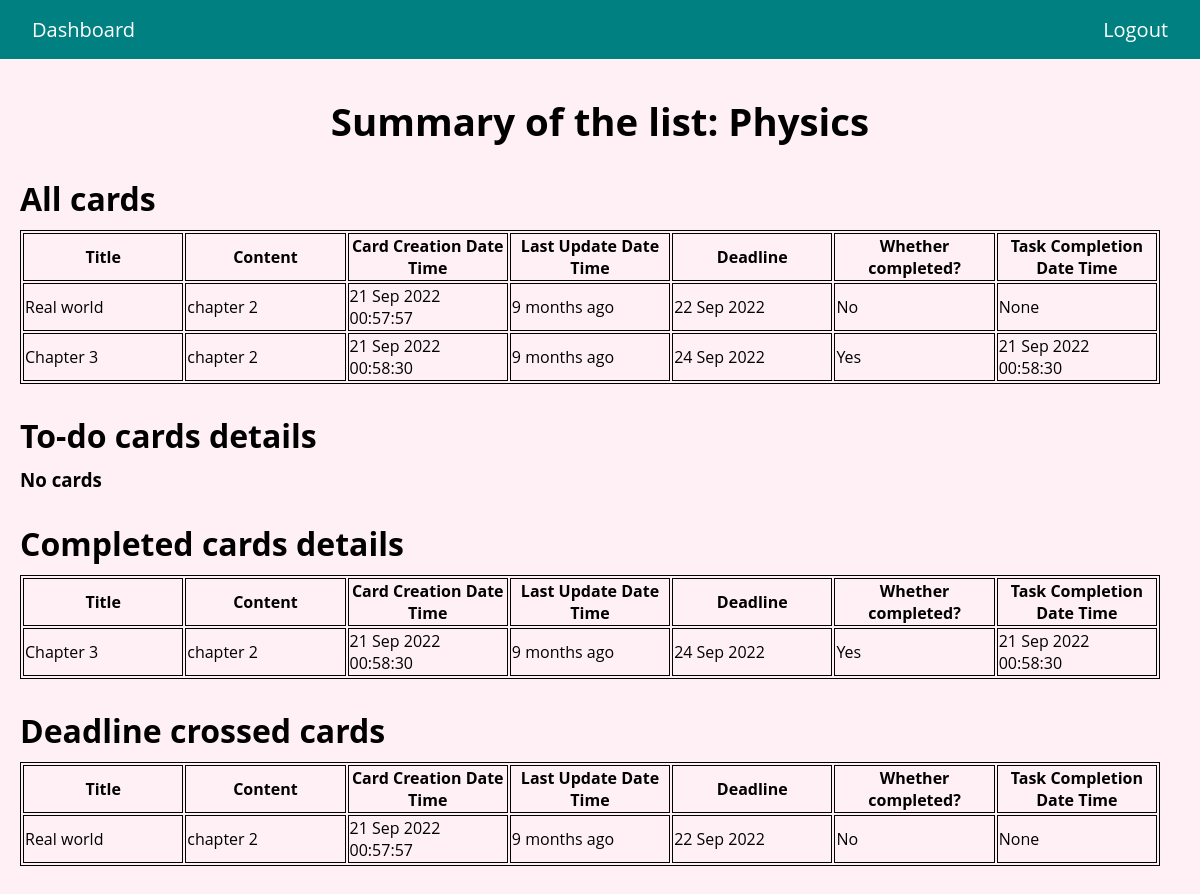
Screenshot of /cards/4 (signed in) with the database file from the repository.
### app.py (models this page shows)
class List(db.Model):
    list_id = db.Column(db.Integer(), primary_key = True)
    list_name = db.Column(db.Integer(), nullable = False)
    user_id = db.Column(db.Integer(), db.ForeignKey('user.user_id'),nullable = False)
    cards = db.relationship('Card', backref ='list', cascade ="all, delete")

class Card(db.Model):
    card_id = db.Column(db.Integer(), primary_key = True)
    title = db.Column(db.Text(), nullable = False)
    content = db.Column(db.Text(), nullable = False)
    creation_date = db.Column(db.DateTime(), nullable=False)
    last_update = db.Column(db.DateTime(), nullable=False)
    completion_date = db.Column(db.Date(), nullable = False)
    flag = db.Column(db.Boolean(), nullable= True)
    task_completed = db.Column(db.DateTime())
    list_belongs_to = db.Column(db.Integer(), db.ForeignKey('list.list_id'), nullable= False)

### app.py (the view)
@app.route('/cards/<int:list_id>', methods=['GET','POST'])
@login_required
def card_dashboard(list_id):
    cards = Card.query.filter_by(list_belongs_to = list_id).all()
    list = List.query.get(list_id)
    to_do = []
    pending = []
    complete = []
    if cards != []:
        for i in cards:
            if i.completion_date >= date.today() and i.flag == False:
                to_do.append(i)
            elif i.completion_date <= date.today() and i.flag == False:
                    pending.append(i)
            else:
                complete.append(i)
        return render_template('card_dashboard.html', card = cards, list = list,to_do = to_do, pending = pending, complete = complete)
    else:
        flash("List is empty!")
        return redirect(url_for('dashboard'))

### app.py (called while the page is built)
@login_manager.user_loader
def load_user(user_id):
    return User.query.get(int(user_id))

### templates/card_dashboard.html (shortened to what this page needs)
<!DOCTYPE html>
<html lang="en">
<head>
    <link rel="stylesheet" href="../../static/card_dashboard.css">
</head>
<body>
    <header>
        <div class="nav">
            <ul class="navbar">
                <li class="item">
                    <a href="/dashboard">Dashboard</a>
                </li>
                <li class="item">
                    <a href="/logout">Logout</a><br>
                </li>
            </ul>
        </div>
    </header>
    <main>
        <div class="head">
            <h1>Summary of the list: {{list.list_name}}</h1>
        </div>
        <div class="car">
            <h1>All cards</h1>
        </div>
        <div class="all_cards">
            {% if card | length !=0 %}
            <table id="cards">
                <tr>
                    <th>Title</th>
                    <th>Content</th>
                    <th>Card Creation Date Time</th>
                    <th>Last Update Date Time</th>
                    <th>Deadline</th>
                    <th>Whether completed?</th>
                    <th>Task Completion Date Time</th>
                </tr>
                {% for cards in card %}
                <tr>
                    <td>{{cards.title}}</td>
                    <td>{{cards.content}}</td>
                    <td>{{cards.creation_date.strftime("%d %b %Y %H:%M:%S")}}</td>
                    <td>
                        {{moment(cards.last_update, "YYYY-MM-DD").fromNow(refresh=true)}}
                    </td>
                    <td>{{cards.completion_date.strftime('%d %b %Y')}}</td>
                    <td>
                        {% if cards.flag == true %}
                        Yes
                        {%else%}
                        No
                        {%endif%}
                    </td>
                    <td>
                        {% if cards.task_completed is none %}
                            {{cards.task_completed}}
                        {%else%}
                        {{cards.task_completed.strftime("%d %b %Y %H:%M:%S")}}
                        {%endif%}
                    </td>
                </tr>
                {%endfor%}
            </table>
            {%else%}
                <h3>No cards <h3>
            {%endif%}
        </div>
        <div class="car">
            <h1>To-do cards details</h1>
        </div>
        <div class="to_do">
            {% if to_do | length !=0 %}
            <table id="to_do">
                <tr>
                    <th>Title</th>
                    <th>Content</th>
                    <th>Card Creation Date Time</th>
                    <th>Last Update Date Time</th>
                    <th>Deadline</th>
                    <th>Whether completed?</th>
                    <th>Task Completion Date Time</th>
                </tr>
                {% for cards in to_do %}
                <tr>
                    <td>{{cards.title}}</td>
                    <td>{{cards.content}}</td>
                    <td>{{cards.creation_date.strftime("%d %b %Y %H:%M:%S")}}</td>
                    <td>
                        {{ moment.include_moment() }}
                        {{moment(cards.last_update, "YYYY-MM-DD").fromNow(refresh=true)}}
                    </td>
                    <td>{{cards.completion_date.strftime('%d %b %Y')}}</td>
                    <td>
                        {% if cards.flag == true %}
                        Yes
                        {%else%}
                        No
                        {%endif%}
                    </td>
                    <td>
                        {% if cards.task_completed is none %}
                            {{cards.task_completed}}
                        {%else%}
                        {{cards.task_completed.strftime("%d %b %Y %H:%M:%S")}}
                        {%endif%}
                    </td>
                </tr>
                {%endfor%}
            </table>
            {%else%}
                <h3>No cards <h3>
            {%endif%}
        </div>
        <div class="car">
            <h1>Completed cards details</h1>
        </div>
        <div class="complete">
            {% if complete | length !=0 %}
            <table id="complete">
                <tr>
                    <th>Title</th>
                    <th>Content</th>
                    <th>Card Creation Date Time</th>
                    <th>Last Update Date Time</th>
                    <th>Deadline</th>
                    <th>Whether completed?</th>
                    <th>Task Completion Date Time</th>
                </tr>
                {% for cards in complete %}
                <tr>
                    <td>{{cards.title}}</td>
                    <td>{{cards.content}}</td>
                    <td>{{cards.creation_date.strftime("%d %b %Y %H:%M:%S")}}</td>
                    <td>
                        {{moment(cards.last_update, "YYYY-MM-DD").fromNow(refresh=true)}}
                    </td>
                    <td>{{cards.completion_date.strftime('%d %b %Y')}}</td>
                    <td>
                        {% if cards.flag == true %}
                        Yes
                        {%else%}
                        No
                        {%endif%}
                    </td>
                    <td>
                        {% if cards.task_completed is none %}
                            {{cards.task_completed}}
                        {%else%}
                        {{cards.task_completed.strftime("%d %b %Y %H:%M:%S")}}
                        {%endif%}
                    </td>
                </tr>
                {%endfor%}
            </table>
            {%else%}
                <h3>No cards <h3>
            {%endif%}
        </div>
        <div class="car">
            <h1>Deadline crossed cards</h1>
        </div>
        <div class="pending">
            {% if pending | length !=0 %}
            <table id="pending">
                <tr>
                    <th>Title</th>
                    <th>Content</th>
                    <th>Card Creation Date Time</th>
                    <th>Last Update Date Time</th>
                    <th>Deadline</th>
                    <th>Whether completed?</th>
                    <th>Task Completion Date Time</th>
                </tr>
                {% for cards in pending %}
                <tr>
                    <td>{{cards.title}}</td>
                    <td>{{cards.content}}</td>
                    <td>{{cards.creation_date.strftime("%d %b %Y %H:%M:%S")}}</td>
                    <td>
                        {{moment(cards.last_update, "YYYY-MM-DD, h:mm:ss").fromNow(refresh=true)}}
                    </td>
                    <td>{{cards.completion_date.strftime('%d %b %Y')}}</td>
                    <td>
                        {% if cards.flag == true %}
                        Yes
                        {%else%}
                        No
                        {%endif%}
                    </td>
                    <td>
                        {% if cards.task_completed is none %}
                            {{cards.task_completed}}
                        {%else%}
                        {{cards.task_completed.strftime("%d %b %Y %H:%M:%S")}}
                        {%endif%}
                    </td>
                </tr>
                {%endfor%}
            </table>
            {% else %}
            <h3>No cards <h3>
            {%endif%}
        </div>
    </main>
</body>

### static/card_dashboard.css (style rules this page uses)
* { margin: 0; }
body { display:flex; flex-direction: column; min-height: 100vh; font-family: "Open Sans"; background-color: lavenderblush; margin-top: 5rem; }
main { position: relative; height: 100vh; width: 100%; }
header { background-color: teal; }
.navbar { box-shadow: 0px 0px 10px var(--clr-grey200); margin: 0 0 0 0; padding: 1rem 0rem; border-radius:round-radius; display: flex; justify-content: flex-end; align-items: center; font-size: 20px; overflow: hidden; position: fixed; width: 100%; background-color: teal; z-index: 1; top: 0; }
.item { list-style: none; margin-right: 2rem; }
.item a { text-decoration: none; color: white; }
.item:first-child { margin-right: auto; margin-left: 2rem; }
.pending { padding-bottom: 70px; }
.head { text-align: center; font-size: larger; margin-top: 15px; }
.car { text-align: left; margin-left: 20px; margin-top: 30px; margin-bottom: 10px; }
h3 { margin-left: 20px; }
table { border: 1px solid black; margin-left: 20px; min-width: 95%; max-width:95%; word-wrap: normal; }
th, td { border: 1px solid black; width: 100px; }

### rows the page displays
List: list_name "Physics"
Card: title "Real world", content "chapter 2", creation_date "21 Sep 2022 00:57:57", last_update "9 months ago", completion_date "22 Sep 2022", flag "No", task_completed "None"
Card: title "Chapter 3", content "chapter 2", creation_date "21 Sep 2022 00:58:30", last_update "9 months ago", completion_date "24 Sep 2022", flag "Yes", task_completed "21 Sep 2022 00:58:30"
